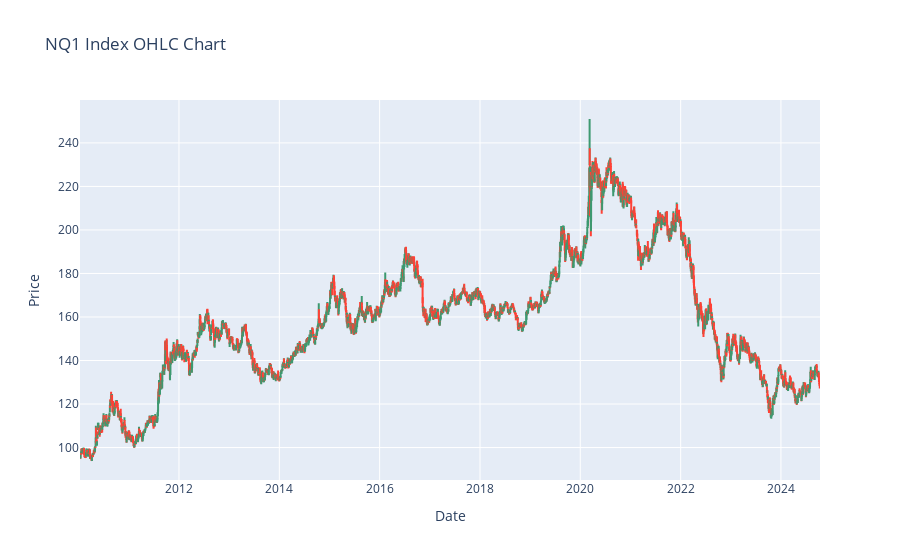

Here is the notebook cell this chart was saved with:
### Code cell
import plotly.graph_objects as go

# Extract the OHLC data for 'NQ1 Index'
nq_data = nq[['Open', 'High', 'Low', 'Close']]

# Create the OHLC plot
fig = go.Figure(data=[go.Ohlc(
    x=nq_data.index,
    open=nq_data['Open'],
    high=nq_data['High'],
    low=nq_data['Low'],
    close=nq_data['Close'],
    name='NQ1 Index'
)])

# Update layout for better visualization
fig.update_layout(
    title='NQ1 Index OHLC Chart',
    xaxis_title='Date',
    yaxis_title='Price',
    xaxis_rangeslider_visible=False
)

# Show the plot
fig.show()

### Figure 1 — Plotly figure (JSON) as saved in the notebook; plotly's stock layout.template omitted (floating-point values rounded to 4 significant figures; data arrays with more than 128 entries replaced by an {"elided": "..."} marker saying what was removed)
{"data": [{"close": {"elided": "3722 float values"}, "high": {"elided": "3722 float values"}, "low": {"elided": "3722 float values"}, "name": "NQ1 Index", "open": {"elided": "3722 float values"}, "type": "ohlc", "x": {"elided": "3722 str values"}}], "layout": {"title": {"text": "NQ1 Index OHLC Chart"}, "xaxis": {"rangeslider": {"visible": false}, "title": {"text": "Date"}}, "yaxis": {"title": {"text": "Price"}}}}
